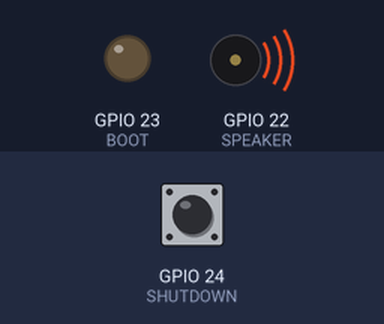
The program below on a simulated Raspberry Pi (BCM pin numbers). Parts: output pins drawn as LEDs (lit = HIGH), buzzer (waves = sounding, pin HIGH). The test bench sets the inputs (shaded band); at power-on: GPIO 24 (SHUTDOWN) HIGH. The run ends when the program shuts the computer down; the clock reads 2024-03-15 10:24:30 at power-on unless the program sets it; what the program prints to the terminal is not drawn. At 2.3 s the program puts the board to deep sleep or switches it off; the recording ends there.

Above: at 1.2 s.
1.3 s: GPIO 24 (SHUTDOWN) pulled LOW for 1 s
Timing chart, 0 to 2.3 s (numbered marks = the images above; inputs shaded):
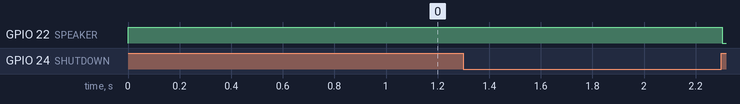

The program:

shutdownirq.py
```python
#!/usr/bin/python
# ATXRaspi interrupt based shutdown/reboot script
# Script based on Tony Pottier, Felix Rusu
# modified by Juergen Schweighoer
import sys
sys.path.append("/storage/.kodi/addons/virtual.rpi-tools/lib")
import RPi.GPIO as GPIO
import os
import time

GPIO.setmode(GPIO.BCM)

pulseStart = 0.0
REBOOTPULSEMINIMUM = 0.2	#reboot pulse signal should be at least this long (seconds)
REBOOTPULSEMAXIMUM = 1.0	#reboot pulse signal should be at most this long (seconds)
SHUTDOWN = 24			#GPIO used for shutdown signal
BOOT = 23			#GPIO used for boot signal
SPEAKER = 22

# Set up GPIO 22 and turn speaker on
GPIO.setup(SPEAKER, GPIO.OUT, initial=GPIO.HIGH)	#Speaker on at startup

# Set up GPIO 23 and write that the PI has booted up
GPIO.setup(BOOT, GPIO.OUT, initial=GPIO.LOW)

# Set up GPIO 24  as interrupt for the shutdown signal to go LOW
GPIO.setup(SHUTDOWN, GPIO.IN, pull_up_down=GPIO.PUD_UP)

print ("\n==========================================================================================")
print ("   ATXRaspi shutdown IRQ script started: asserted pins (",SHUTDOWN, "=input,LOW; ",BOOT,"=output,HIGH)")
print ("   Waiting for GPIO", SHUTDOWN, "to become HIGH (short HIGH pulse=REBOOT, long HIGH=SHUTDOWN)...")
print ("==========================================================================================")
try:
	while True:
		GPIO.wait_for_edge(SHUTDOWN, GPIO.FALLING)
		shutdownSignal = not GPIO.input(SHUTDOWN)
		pulseStart = time.time() #register time at which the button was pressed
		while shutdownSignal:
			time.sleep(0.2)
			if(time.time() - pulseStart >= REBOOTPULSEMAXIMUM):
				print ("\n=====================================================================================")
				print ("            SHUTDOWN request from GPIO", SHUTDOWN, ", halting Rpi ...")
				print ("=====================================================================================")
				GPIO.output(SPEAKER, GPIO.LOW)	#Speaker off
				os.system("poweroff")
				sys.exit()
			shutdownSignal = not GPIO.input(SHUTDOWN)
		if time.time() - pulseStart >= REBOOTPULSEMINIMUM:
			print ("\n=====================================================================================")
			print ("            REBOOT request from GPIO", SHUTDOWN, ", recycling Rpi ...")
			print ("=====================================================================================")
			os.system("reboot")
			sys.exit()
		if GPIO.input(SHUTDOWN): #before looping we must make sure the shutdown signal went low
			GPIO.wait_for_edge(SHUTDOWN, GPIO.FALLING)
except:
	pass
finally:
	GPIO.cleanup()
```

Measured:
- after the input at 1.3 s, GPIO 22 (SPEAKER): HIGH → LOW after 1.0 s
